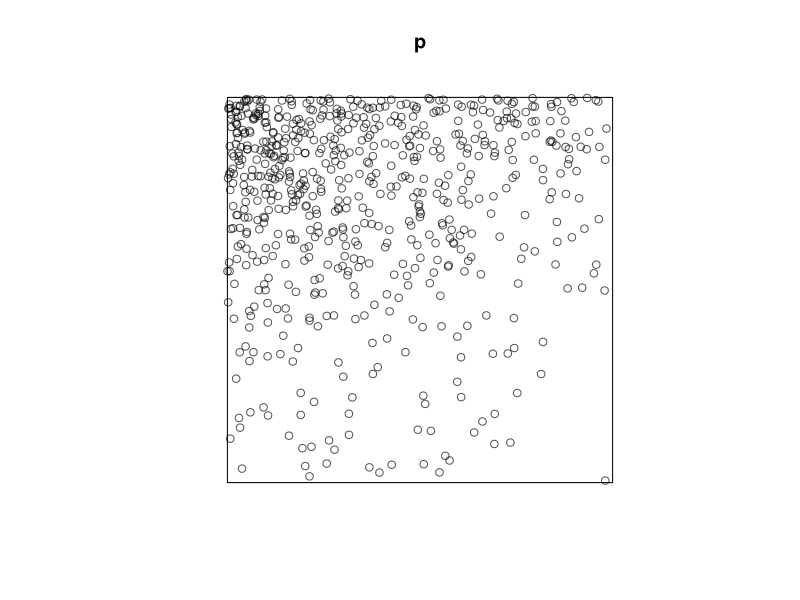
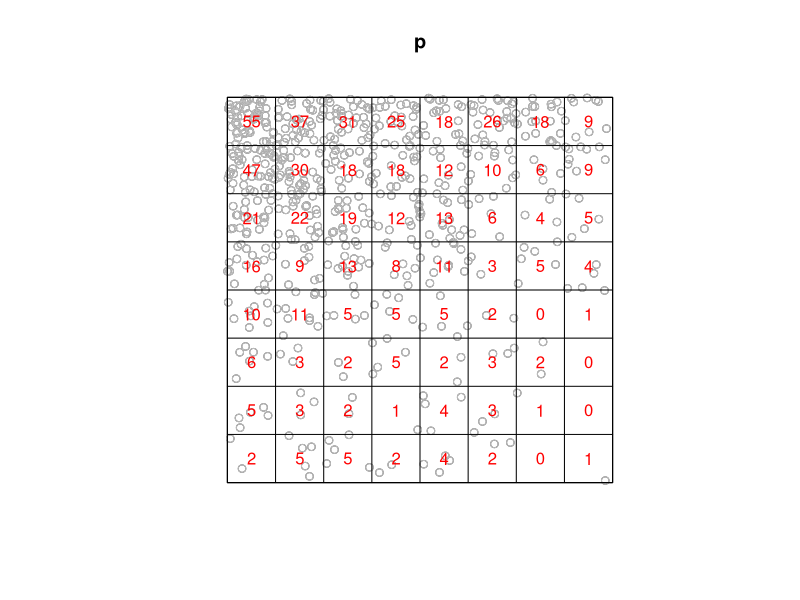
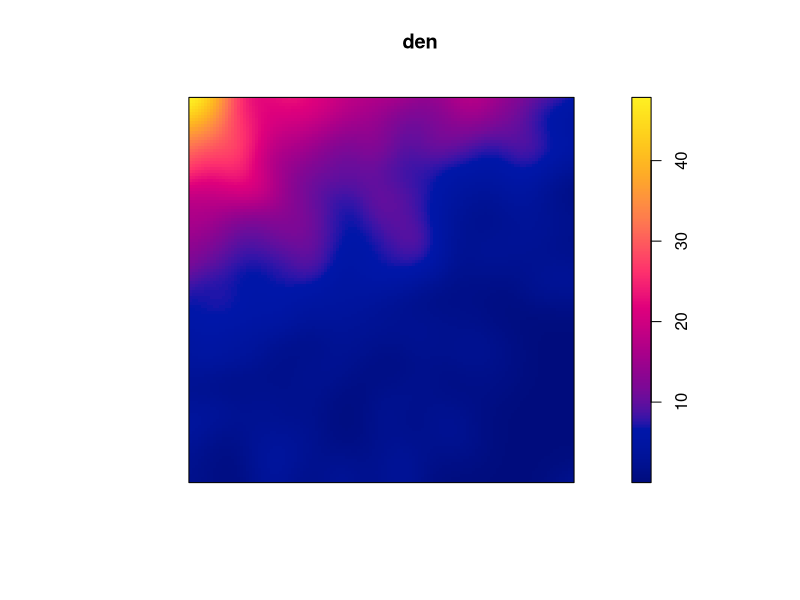
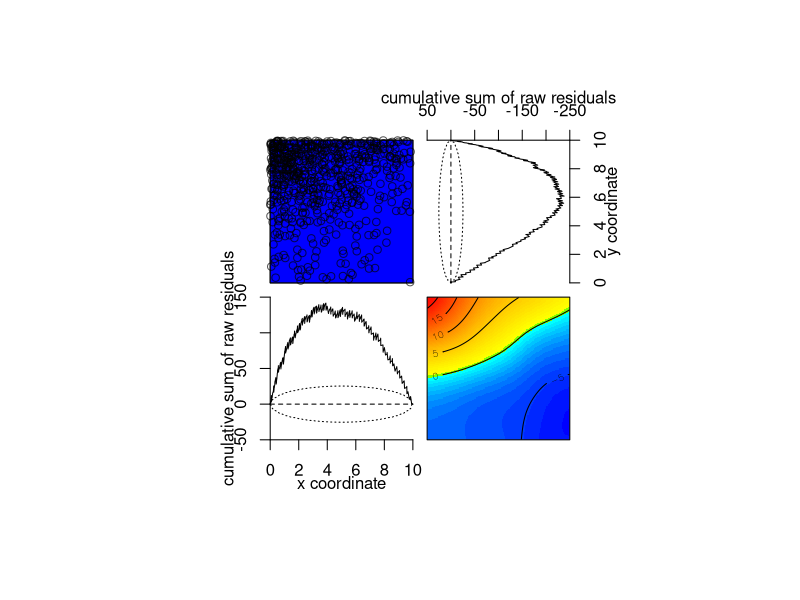
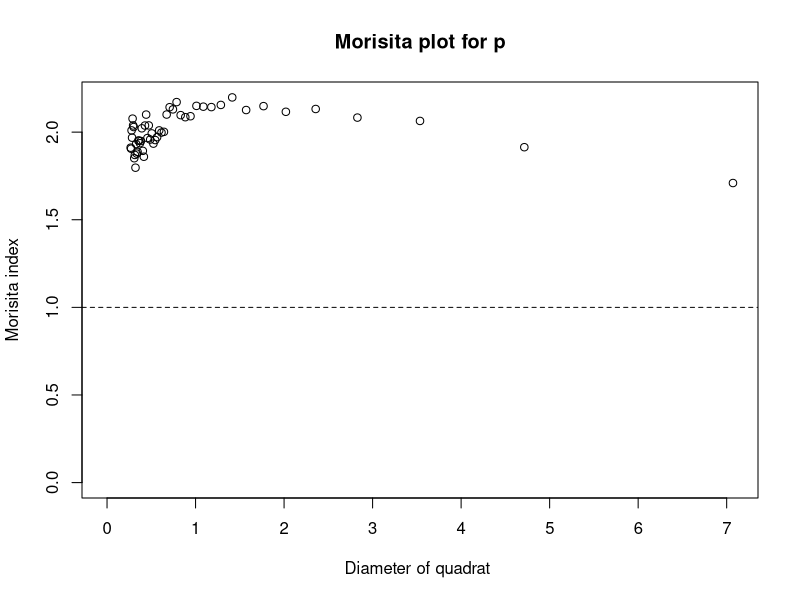
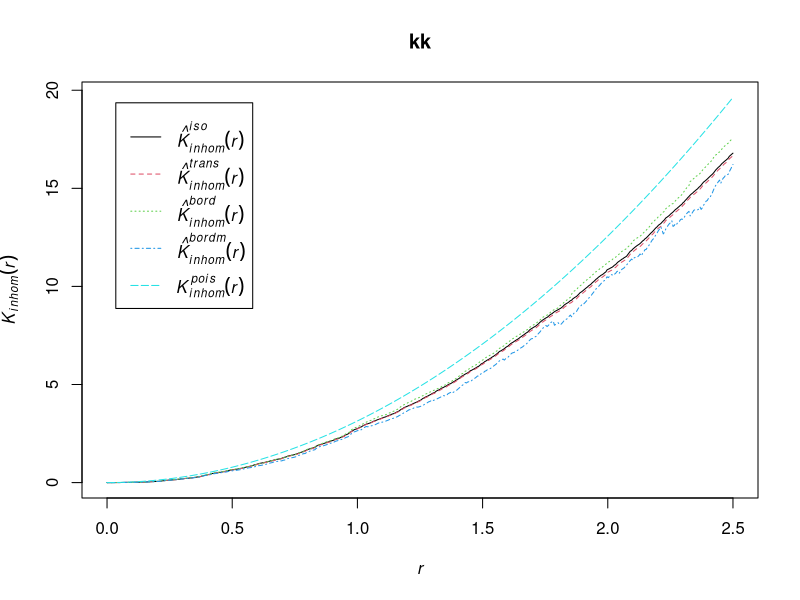
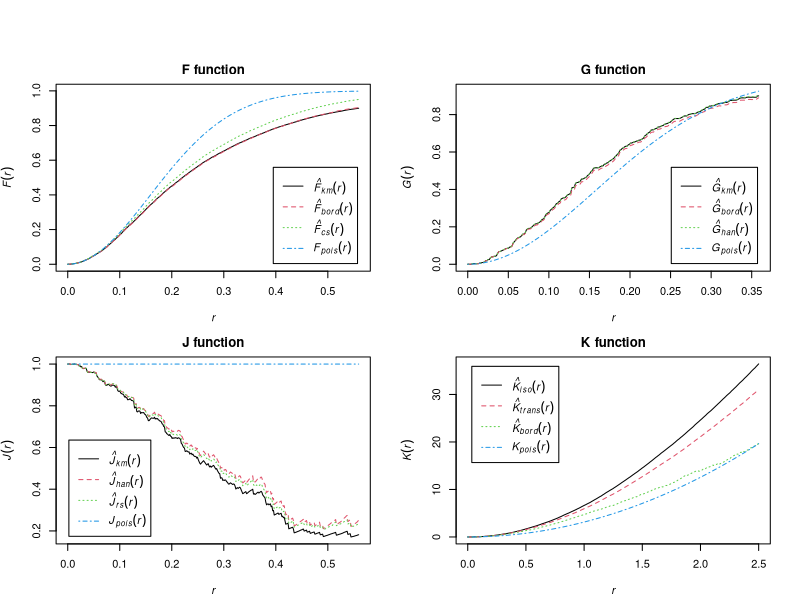

Reproduce these figures in R, in order.
## ---- chunk 1
library(spatstat)
## ---- chunk 2
dat <- read.csv("pattern.csv")

p <- ppp(dat$x, dat$y, window=owin(c(0,10),c(0,10)))

plot(p)
## ---- chunk 3
q <- quadratcount(p, nx=8,ny=8)

plot(p)
points(p, col="gray")
plot(q, add=T, col="red")
## ---- chunk 4

den <- density.ppp(p, sigma=.5, kernel='gaussian')

plot(den)
## ---- chunk 5

csr.test <- quadrat.test(p, nx=8, ny=8, method="Chisq")
csr.test
## ---- chunk 6
null <- ppm(p)
diagnose.ppm(null)
## ---- chunk 7
miplot(p)
## ---- chunk 8

kk <- Kinhom(p)
plot(kk)
## ---- chunk 9
D.pairwise <- pairdist(p, squared=F, periodic=T)
D.nn <- nndist(p, k=1)
D.esd <- distmap(p)
plot(allstats(p), main=" ")
